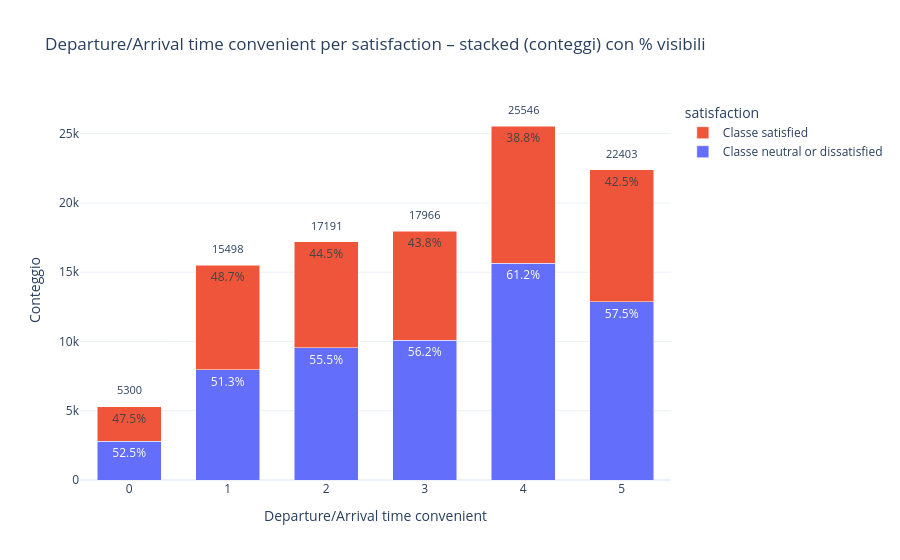

This figure's notebook cell:
### Markdown cell above
### 2.4.8 Departure/Arrival time convenient

### Code cell
fig = make_feature_by_target_figure(raw_data_train, feature="Departure/Arrival time convenient", target="satisfaction")
fig.show()

### Figure 1 — Plotly figure (JSON) as saved in the notebook; plotly's stock layout.template omitted (floating-point values rounded to 4 significant figures)
{"data": [{"customdata": [[2780.0, 52.45], [7957.0, 51.34], [9534.0, 55.46], [10090.0, 56.18], [15640.0, 61.22], [12880.0, 57.47]], "hovertemplate": "Departure/Arrival time convenient=%{x}<br>satisfaction=neutral or dissatisfied<br>Conteggio=%{customdata[0]}<br>Percentuale=%{customdata[1]:.2f}%<extra></extra>", "name": "Classe neutral or dissatisfied", "textposition": "inside", "texttemplate": "%{customdata[1]:.1f}%", "type": "bar", "x": [0, 1, 2, 3, 4, 5], "y": [2780, 7957, 9534, 10093, 15640, 12875]}, {"customdata": [[2520.0, 47.55], [7541.0, 48.66], [7657.0, 44.54], [7873.0, 43.82], [9906.0, 38.78], [9528.0, 42.53]], "hovertemplate": "Departure/Arrival time convenient=%{x}<br>satisfaction=satisfied<br>Conteggio=%{customdata[0]}<br>Percentuale=%{customdata[1]:.2f}%<extra></extra>", "name": "Classe satisfied", "textposition": "inside", "texttemplate": "%{customdata[1]:.1f}%", "type": "bar", "x": [0, 1, 2, 3, 4, 5], "y": [2520, 7541, 7657, 7873, 9906, 9528]}], "layout": {"annotations": [{"font": {"size": 11}, "showarrow": false, "text": "5300", "x": 0, "y": 5811.0, "yanchor": "bottom"}, {"font": {"size": 11}, "showarrow": false, "text": "15498", "x": 1, "y": 16010.0, "yanchor": "bottom"}, {"font": {"size": 11}, "showarrow": false, "text": "17191", "x": 2, "y": 17700.0, "yanchor": "bottom"}, {"font": {"size": 11}, "showarrow": false, "text": "17966", "x": 3, "y": 18480.0, "yanchor": "bottom"}, {"font": {"size": 11}, "showarrow": false, "text": "25546", "x": 4, "y": 26060.0, "yanchor": "bottom"}, {"font": {"size": 11}, "showarrow": false, "text": "22403", "x": 5, "y": 22910.0, "yanchor": "bottom"}], "bargap": 0.35, "barmode": "stack", "legend": {"title": {"text": "satisfaction"}}, "title": {"text": "Departure/Arrival time convenient per satisfaction – stacked (conteggi) con % visibili"}, "xaxis": {"categoryarray": [0, 1, 2, 3, 4, 5], "categoryorder": "array", "title": {"text": "Departure/Arrival time convenient"}}, "yaxis": {"title": {"text": "Conteggio"}}}}
